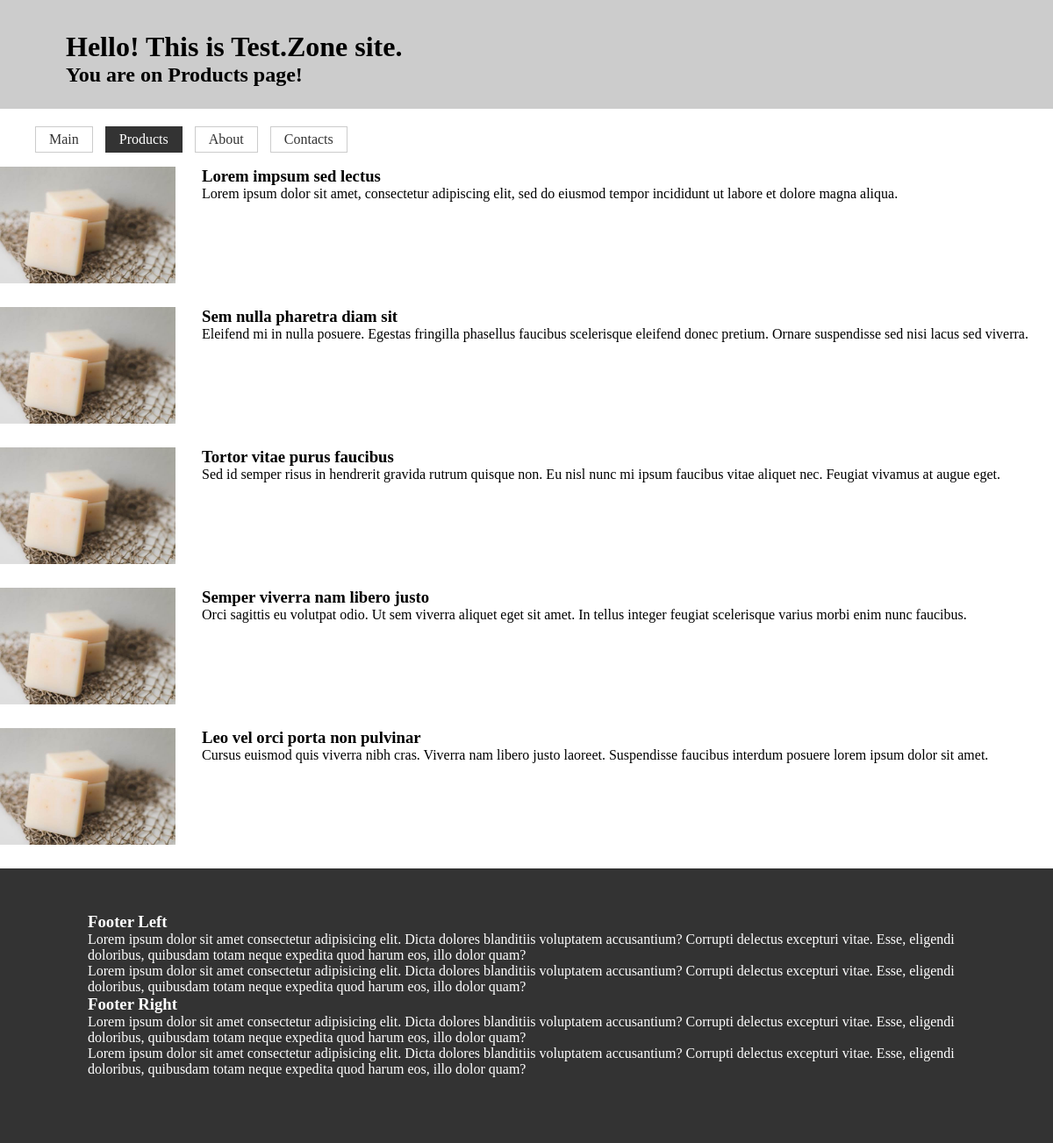
Page /products on the committed database.
### tables this page shows
CREATE TABLE `menu` (
  `id` int(11) UNSIGNED NOT NULL,
  `name` varchar(255) NOT NULL,
  `link` varchar(255) NOT NULL,
  `title` varchar(255) NOT NULL,
  `header` varchar(255) NOT NULL,
  `subheader` varchar(255) NOT NULL
);

CREATE TABLE `product` (
  `id` int(11) UNSIGNED NOT NULL,
  `img` varchar(255) DEFAULT NULL,
  `alt` varchar(255) DEFAULT NULL,
  `header` varchar(255) NOT NULL,
  `text` mediumtext NOT NULL
);

CREATE TABLE `element` (
  `id` int(10) UNSIGNED NOT NULL,
  `name` varchar(250) NOT NULL,
  `header` varchar(255) DEFAULT NULL,
  `content` mediumtext NOT NULL
);

### parts/code.php (called while the page is built, shortened)
<?php
$name = isset($_GET["path"]) ? $_GET["path"] : "main";

### pages/products.php (the view)
<?php
$sql = "SELECT `img`, `alt`, `header`, `text` FROM `product`";
$result = mysqli_query($conn, $sql);
while ($row = mysqli_fetch_assoc($result)) {
    echo "<section class=\"item\">";
    echo "    <img src=\"img/" . $row["img"] . "\" alt=\"" . $row["alt"] . "\">";
    echo "    <h3>" . $row["header"] . "</h3>";
    echo "    <p>" . $row["text"] . "</p>";
    echo "</section>";
}

### parts/header.php
<?php
$header = "";
$sql = "SELECT `header` FROM `menu` WHERE `link` = '" . $name . "'";
$result = mysqli_query($conn, $sql);
while ($row = mysqli_fetch_assoc($result)) {
    $header = $row['header'];
}
$subheader = "";
$sql = "SELECT `subheader` FROM `menu` WHERE `link` = '" . $name . "'";
$result = mysqli_query($conn, $sql);
while ($row = mysqli_fetch_assoc($result)) {
    $subheader = $row['subheader'];
}
?>
<header>
    <h1><?=$header?></h1>
    <h2><?=$subheader?></h2>
</header>

### parts/nav.php
<nav>
    <ul>
<?php
$sql = "SELECT `link`, `name` FROM `menu`";
$result = mysqli_query($conn, $sql);
while($row = mysqli_fetch_assoc($result)) {
    $active = $name === $row["link"] ? " class=\"active\"" : "";
    echo "<li><a href=\"" . $row["link"] . "\"" . $active . ">" . $row["name"] . "</a></li>\r\n";
}
?>
    </ul>
</nav>

### parts/footer.php
<?php
$footer_left  = array();
$footer_right = array();
$sql = "SELECT `name`, `header`, `content` FROM `element` WHERE `name`='footer_left'";
$result = mysqli_query($conn, $sql);
while ($row = mysqli_fetch_assoc($result)) {
    $footer_left["name"]    = $row["name"];
    $footer_left["header"]  = $row["header"];
    $footer_left["content"] = $row["content"];
}
$sql = "SELECT `name`, `header`, `content` FROM `element` WHERE `name`='footer_right'";
$result = mysqli_query($conn, $sql);
while ($row = mysqli_fetch_assoc($result)) {
    $footer_right["name"]    = $row["name"];
    $footer_right["header"]  = $row["header"];
    $footer_right["content"] = $row["content"];
}
?>
<footer>
    <div class="<?=$footer_left["name"]?>">
        <h3><?=$footer_left["header"]?></h3>
        <div><?=$footer_left["content"]?></div>
    </div>
    <div class="<?=$footer_right["name"]?>">
        <h3><?=$footer_right["header"]?></h3>
        <div><?=$footer_right["content"]?></div>
    </div>
</footer>

### css/style.css (style rules this page uses)
html, body, h1, h2, h3, h4, div, p { margin: 0; padding: 0; }
header { padding: 35px 75px 25px; background-color: #ccc; margin: 0 0 20px 0; }
li { display: inline-block; }
a { border: 1px solid #ccc; padding: 5px 15px; margin: 0 10px 0 0; display: block; text-decoration: none; color: #333; }
.active { background-color: #333; color: #fff; border-color: #333; }
.item { clear: both; height: 160px; }
.item img { width: 200px; float: left; padding: 0 30px 0 0; }
footer { background-color: #333; color: #fff; padding: 50px 100px 75px; }

### rows in the picture
menu: header "Hello! This is Test.Zone site.", subheader "You are on Products page!", name "Products"
menu: name "Main"
menu: name "About"
menu: name "Contacts"
product: img (picture), header "Lorem impsum sed lectus", text "Lorem ipsum dolor sit amet, consectetur adipiscing elit, sed do eiusmod tempor incididunt ut labore et dolore magna aliqua."
product: img (picture), header "Sem nulla pharetra diam sit", text "Eleifend mi in nulla posuere. Egestas fringilla phasellus faucibus scelerisque eleifend donec pretium. Ornare suspendisse sed nisi lacus sed viverra."
product: img (picture), header "Tortor vitae purus faucibus", text "Sed id semper risus in hendrerit gravida rutrum quisque non. Eu nisl nunc mi ipsum faucibus vitae aliquet nec. Feugiat vivamus at augue eget."
product: img (picture), header "Semper viverra nam libero justo", text "Orci sagittis eu volutpat odio. Ut sem viverra aliquet eget sit amet. In tellus integer feugiat scelerisque varius morbi enim nunc faucibus."
product: img (picture), header "Leo vel orci porta non pulvinar", text "Cursus euismod quis viverra nibh cras. Viverra nam libero justo laoreet. Suspendisse faucibus interdum posuere lorem ipsum dolor sit amet."
element: header "Footer Left", content "Lorem ipsum dolor sit amet consectetur adipisicing elit. Dicta dolores blanditiis voluptatem accusantium? Corrupti delectus excepturi vitae. Esse, eligendi doloribus, quibusdam totam neque expedita quod harum eos, illo dolor quam? Lorem ipsum dolor sit amet consectetur adipisicing elit. Dicta dolores blanditiis voluptatem accusantium? Corrupti delectus excepturi vitae. Esse, eligendi doloribus, quibusdam totam neque expedita quod harum eos, illo dolor quam?"
element: header "Footer Right", content "Lorem ipsum dolor sit amet consectetur adipisicing elit. Dicta dolores blanditiis voluptatem accusantium? Corrupti delectus excepturi vitae. Esse, eligendi doloribus, quibusdam totam neque expedita quod harum eos, illo dolor quam? Lorem ipsum dolor sit amet consectetur adipisicing elit. Dicta dolores blanditiis voluptatem accusantium? Corrupti delectus excepturi vitae. Esse, eligendi doloribus, quibusdam totam neque expedita quod harum eos, illo dolor quam?"
